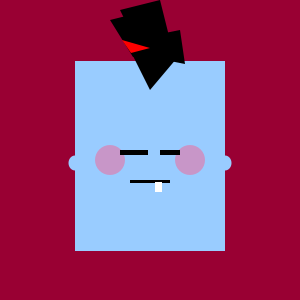
Frame 1 (no input)
Frame 60 (the mouse pressed at the canvas centre just before this capture): identical to frame 1, image omitted
Frame 120 (the mouse held since frame 60 and released just before this capture): identical to frame 1, image omitted

The Processing sketch that drew this single still picture (run headless with seeded random() and noise(); from frame 60 on, the mouse is pressed at the canvas centre):

// Processing sketch: processing_139698
// ── processing_139698.pde

float pupilR;
float topToungeCurves;
float tounge;
float toungeLine;
float whitesL;
float nose;
float brows;
float pupilL; 
float head;
float whitesR;
float topNose;
float toungeside;
float othertoungeside;
float toungelineY;


void setup(){
  size(300,300);
  background(153,0,51);
  noStroke();
}

void draw(){
  makeFace();
}

void makeFace(){
  translate(150,150);
  fill(153,204,255);
  ellipse(-1,-3,170,68);
   
  fill(0,0,0);
  ellipse(80,20,7,10);
  
  background(153,0,51);
  
  fill(153,204,255); 
  rect(-75,-89,150,190,head);
  
  
  fill(153,204,255);
  ellipse(-75,13,13,15);
  
  fill(153,204,255);
  ellipse(75,13,13,15);
  
  //pupilL
  
  fill(255,255,255);
  ellipse(20,-20,whitesL,whitesL);
  
  fill(255,255,255);
  ellipse(-20,-20,whitesR,whitesR);
  
  fill(0,0,0);
  ellipse(-20,-20,pupilR, pupilR);
  
  fill(0,0,0);
  ellipse(20,-20,pupilL,pupilL);
  
  //nose
  
  fill(255,255,255);
  triangle(0,topNose,-7,nose,7,nose);
  
  //mouth
  
  fill(255,102,153);
  rect(tounge,30,toungeside,othertoungeside,topToungeCurves,topToungeCurves,30,30);
  
  fill(0,0,0);
  rect(-20,30,40,3);
  
  fill(255,255,255);
  rect(5,32,7,10);
  
  
  //cheeks
  
  fill(200,150,200);
  ellipse(-40,10,30,30);
  
  fill(200,150,200);
  ellipse(40,10,30,30);
  
  //eyebrows
  fill(0,0,0);
  rect(-30,brows,28,5);
  
  fill(0,0,0);
  rect(10,brows,20,5);
  
  //hair
  
  fill(0,0,0);
  quad(-40, -130, 0, -140, 15, -93, -17, -93);
  
  fill(0,0,0);
  quad(-30, -140, 10, -150, 25, -90, -7, -93);
  
  fill(0,0,0);
  quad(-20, -110, 30, -120, 35, -86, 0, -93);
  
  fill(0,0,0);
  triangle(-18,-96,27,-92,0,-60);
  
  fill(255,0,0);
  triangle(-28, -110,0,-102,-19,-97);
}


void keyPressed(){

  whitesL = random(20,40);
  pupilR = random(1,19);
  pupilL = random(1,19);
  nose = random(1,30);
  topToungeCurves = random(40);
  tounge = random(-26,-4);
  brows = random(-65,-40);
  whitesR = random(20,40);
  topNose = random(-10,10);
  head = random(1,150);
  toungeside = random(30,40);
  othertoungeside = random(1,70);
}
